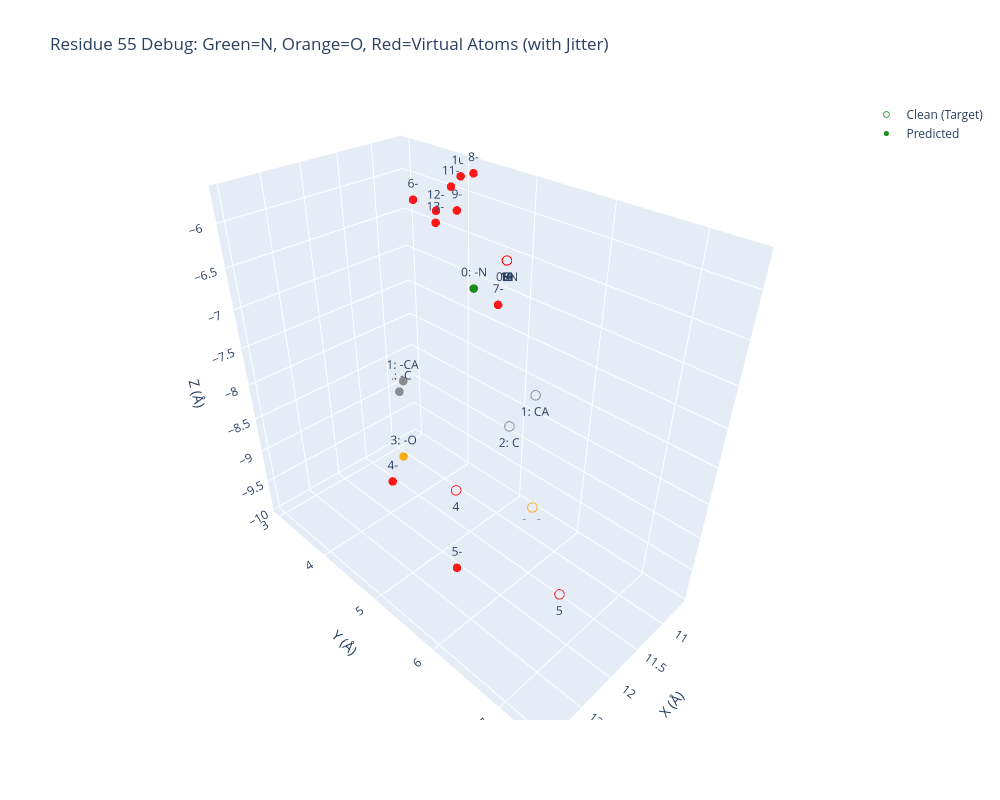

The cell this chart's notebook holds for it:
### Code cell
import torch
import numpy as np
import plotly.graph_objects as go

# 【新增函数：计算并打印虚拟原子到 N 和 O 的距离】
def print_virtual_atom_distances(coords_noisy: torch.Tensor, res_idx: int):
    """计算预测结构中虚拟原子(4-13)到 N(0) 和 O(3) 的欧氏距离(埃)"""
    # 获取特定残基的坐标 (注意：这里直接计算原始预测坐标，不加 jitter)
    atoms = coords_noisy[res_idx].cpu().numpy()
    
    n_coord = atoms[0]
    o_coord = atoms[3]
    
    print(f"\n=== 残基 {res_idx} 预测结构(Noisy) 虚拟原子距离分析 ===")
    print(f"{'Atom':<8} | {'Dist to N (Å)':<15} | {'Dist to O (Å)':<15}")
    print("-" * 42)
    
    for i in range(4, 14):
        v_coord = atoms[i]
        dist_to_n = np.linalg.norm(v_coord - n_coord)
        dist_to_o = np.linalg.norm(v_coord - o_coord)
        print(f"Atom {i:<3} | {dist_to_n:<15.4f} | {dist_to_o:<15.4f}")
    print("==========================================\n")


def interactive_visualize(
    coords_clean: torch.Tensor,
    coords_noisy: torch.Tensor,
    res_idx: int = 0,  
    output_html: str = None
):
    """Plotly 交互式 3D 图，用于调试 atom14 表示法中虚拟原子的空间分布"""
    
    # 提取坐标时加上 .copy()，避免原地修改影响外部数据
    clean_atoms = coords_clean[res_idx].cpu().numpy().copy()
    noisy_atoms = coords_noisy[res_idx].cpu().numpy().copy()
    
    # # 【新增：添加虚伪的微小扰动】
    # # 给虚拟原子（索引 4~13）加上正态分布的随机位移，以便在 3D 图中散开
    # jitter_scale = 0.1  # 扰动大小 (Å)，如果还是看不清可以稍微调大
    # clean_atoms[4:14] += np.random.normal(scale=jitter_scale, size=(10, 3))
    # noisy_atoms[4:14] += np.random.normal(scale=jitter_scale, size=(10, 3))
    
    # 为14个原子生成悬停标签，方便你在网页上确认是哪个原子
    atom_labels = []
    for i in range(14):
        if i == 0: atom_labels.append("0: N")
        elif i == 1: atom_labels.append("1: CA")
        elif i == 2: atom_labels.append("2: C")
        elif i == 3: atom_labels.append("3: O")
        else: atom_labels.append(f"{i}")
        # else: atom_labels.append(f"{i}: Virtual/Side")

    
    atom_labels2 = []
    for i in range(14):
        if i == 0: atom_labels2.append("0: -N")
        elif i == 1: atom_labels2.append("1: -CA")
        elif i == 2: atom_labels2.append("2: -C")
        elif i == 3: atom_labels2.append("3: -O")
        else: atom_labels2.append(f"{i}-")

    # 颜色编码：N设为绿色，O设为橙色，CA/C设为灰色，虚拟原子设为红色
    marker_colors = ['green' if i==0 else 'orange' if i==3 else 'gray' if i in [1,2] else 'red' for i in range(14)]

    fig = go.Figure()
    
    # 原始/真实结构 (Clean) 
    fig.add_trace(go.Scatter3d(
        x=clean_atoms[:, 0], y=clean_atoms[:, 1], z=clean_atoms[:, 2],
        mode='markers+text',
        text=atom_labels,
        textposition="bottom center",
        name='Clean (Target)',
        marker=dict(size=6, color=marker_colors, symbol='circle-open', opacity=0.8) # 'blue'
    ))
    
    # 预测结构 (Predicted) 
    fig.add_trace(go.Scatter3d(
        x=noisy_atoms[:, 0], y=noisy_atoms[:, 1], z=noisy_atoms[:, 2],
        mode='markers+text',
        text=atom_labels2,
        textposition="top center",
        name='Predicted',
        marker=dict(size=5, color=marker_colors, opacity=0.9)
    ))
    
    fig.update_layout(
        title=f"Residue {res_idx} Debug: Green=N, Orange=O, Red=Virtual Atoms (with Jitter)",
        scene=dict(
            xaxis_title='X (Å)',
            yaxis_title='Y (Å)',
            zaxis_title='Z (Å)',
            aspectmode='data'  
        ),
        width=1000,
        height=800
    )
    
    if output_html:
        fig.write_html(output_html)
        print(f"✅ Interactive plot saved: {output_html}")
    
    fig.show()
    

# 加载文件
loaded_dict = torch.load(
    '/root/private_data/luog/codex/IgGM2/see/seefile/S28_1780859786.pt', 
    map_location='cpu',    
    weights_only=True       
)

# 提取你想要查看的数据片段
coords_clean_segment = loaded_dict['clean'].squeeze(0).detach()[:,:,:] # clean
coords_noisy_segment = loaded_dict['pre'].squeeze(0).detach()[:,:,:] # pre 
target_res_idx = 55

# 【新增调用：在画图前打印距离信息】
print_virtual_atom_distances(
    coords_noisy=coords_noisy_segment, 
    res_idx=target_res_idx
)

# 使用示例：检查残基的预测情况
interactive_visualize(
    coords_clean = coords_clean_segment,
    coords_noisy = coords_noisy_segment,
    res_idx = target_res_idx  
)

### Figure 1 — Plotly figure (JSON) as saved in the notebook; plotly's stock layout.template omitted (floating-point values rounded to 4 significant figures)
{"data": [{"marker": {"color": ["green", "gray", "gray", "orange", "red", "red", "red", "red", "red", "red", "red", "red", "red", "red"], "opacity": 0.8, "size": 6, "symbol": "circle-open"}, "mode": "markers+text", "name": "Clean (Target)", "text": ["0: N", "1: CA", "2: C", "3: O", "4", "5", "6", "7", "8", "9", "10", "11", "12", "13"], "textposition": "bottom center", "type": "scatter3d", "x": [11.14, 11.3, 10.73, 10.69, 12.78, 12.91, 11.14, 11.14, 11.14, 11.14, 11.14, 11.14, 11.14, 11.14], "y": [5.159, 5.771, 4.933, 5.355, 6.067, 7.456, 5.159, 5.159, 5.159, 5.159, 5.159, 5.159, 5.159, 5.159], "z": [-6.301, -7.612, -8.76, -9.903, -7.853, -8.088, -6.301, -6.301, -6.301, -6.301, -6.301, -6.301, -6.301, -6.301]}, {"marker": {"color": ["green", "gray", "gray", "orange", "red", "red", "red", "red", "red", "red", "red", "red", "red", "red"], "opacity": 0.9, "size": 5}, "mode": "markers+text", "name": "Predicted", "text": ["0: -N", "1: -CA", "2: -C", "3: -O", "4-", "5-", "6-", "7-", "8-", "9-", "10-", "11-", "12-", "13-"], "textposition": "top center", "type": "scatter3d", "x": [10.8, 11.64, 10.92, 11.67, 12.71, 13.02, 11.27, 10.92, 10.64, 10.86, 10.61, 10.67, 10.86, 10.96], "y": [4.35, 3.979, 3.002, 3.936, 4.998, 6.315, 3.869, 4.856, 4.18, 4.139, 3.947, 3.854, 3.795, 3.885], "z": [-7.018, -8.096, -9.057, -9.283, -8.44, -8.549, -5.955, -7.002, -5.737, -6.112, -5.83, -5.955, -6.205, -6.299]}], "layout": {"height": 800, "scene": {"aspectmode": "data", "xaxis": {"title": {"text": "X (Å)"}}, "yaxis": {"title": {"text": "Y (Å)"}}, "zaxis": {"title": {"text": "Z (Å)"}}}, "title": {"text": "Residue 55 Debug: Green=N, Orange=O, Red=Virtual Atoms (with Jitter)"}, "width": 1000}}
